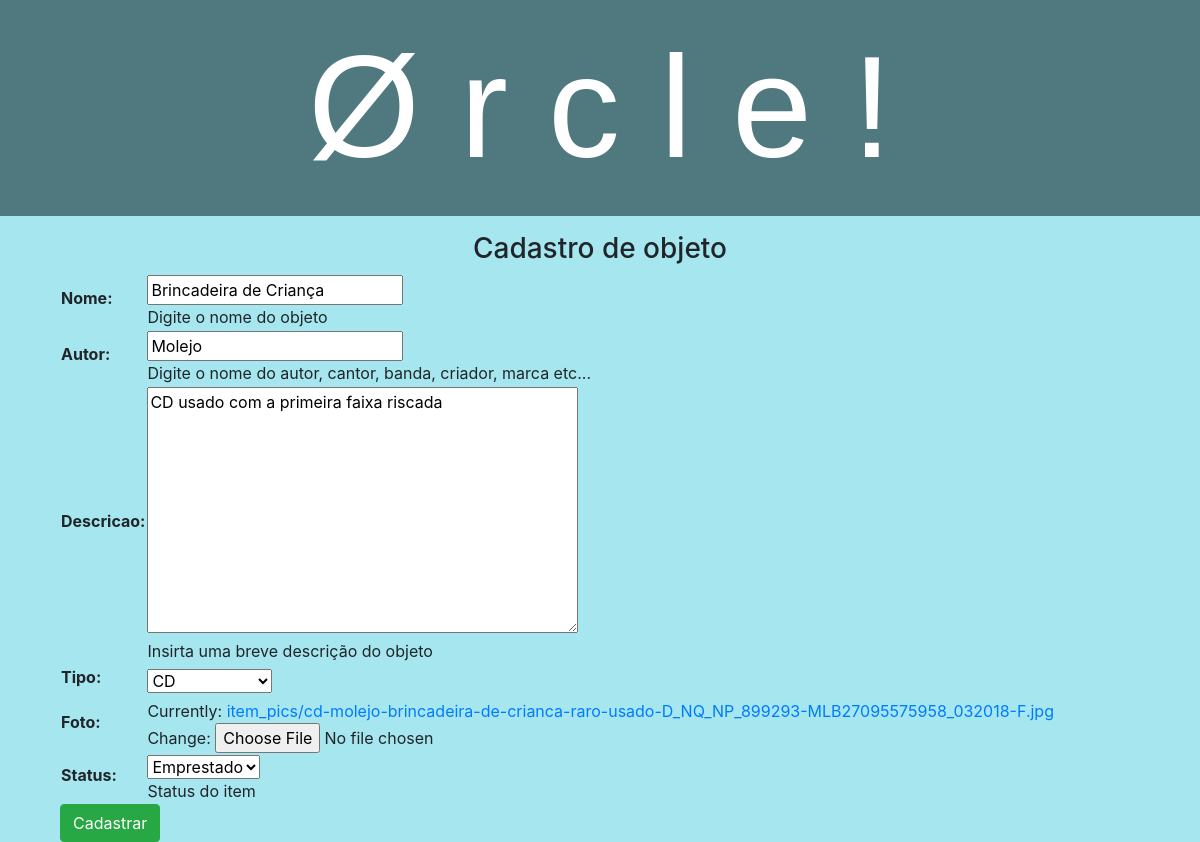
Before: /borrows/item/1/update/ with the older database file.
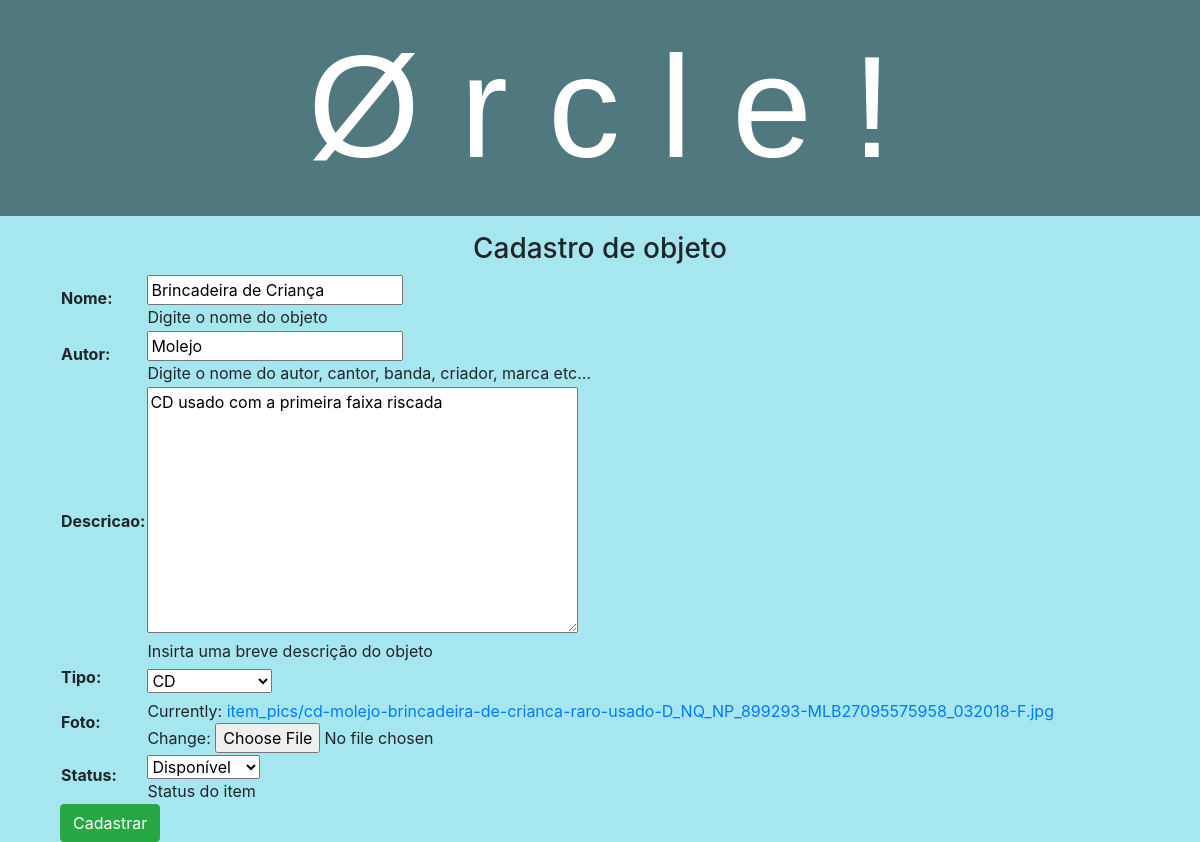
After: the same page with the newer database file.
### borrows/models.py (models this page shows, shortened)
class Item(models.Model):
    nome = models.CharField(max_length=200, help_text='Digite o nome do objeto')
    autor = models.CharField(max_length=200, help_text='Digite o nome do autor, cantor, banda, criador, marca etc...')
    descricao = models.TextField(max_length=1000, help_text='Insirta uma breve descrição do objeto')
    dono = models.ForeignKey(User, on_delete=models.CASCADE)
    tipo = models.ForeignKey('TipoItem', on_delete=models.SET_NULL, null=True)
    foto = models.ImageField(upload_to = 'item_pics', default = 'item_pics/no-image-item.png')
    LOAN_STATUS = (
        ('e', 'Emprestado'),
        ('i', 'Indisponível'),
        ('d', 'Disponível'),
    )
    status = models.CharField(
        max_length=1,
        choices=LOAN_STATUS,
        default='d',
        help_text='Status do item',
    )
    dtCadastro = models.DateTimeField(auto_now_add=True)

class TipoItem(models.Model):
    nome = models.CharField(max_length=200, help_text='Digite o nome tipo de objeto')
    descricao = models.TextField(max_length=1000, help_text='Insirta uma breve descrição do objeto')
    def __str__(self):
        return f'{self.nome}'

### borrows/views.py (the view)
# urls.py: path('item/<int:pk>/update/', views.ItemUpdate.as_view(), name='item_update'),
class ItemUpdate(UpdateView):
    model = Item
    fields = ['nome', 'autor', 'descricao', 'tipo', 'foto', 'status']
    success_url = reverse_lazy('itens')

### borrows/templates/borrows/item_form.html (shortened to what this page needs)
{% extends "base_generic.html" %}
{% block content %}
<div class="container">
  <div class="container" style="text-align:center;">
      <h3>Cadastro de objeto</h3>
  </div>
    <form action="" method="post" enctype="multipart/form-data">
      <table>
        {{ form.as_table}}
      </table>
    <input type="submit" value="Cadastrar" class='btn btn-success'>
  </form>
</div>
{% endblock %}

Changed rows visible on the page:
changed Item "Molejo": status "Emprestado" → "Disponível"
